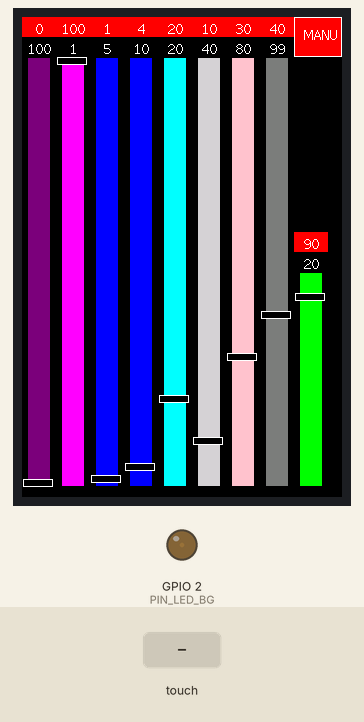
Simulated run of this sketch. Board: ESP32. Parts: 320×480 colour display, output pins drawn as LEDs (lit = HIGH). The test bench sets the inputs (shaded band). Storage starts empty; what the sketch prints to the serial monitor is not drawn.

Above: at 2.2 s.
2.3 s: screen touched at 87 % across, 70 % down
At 3.5 s:
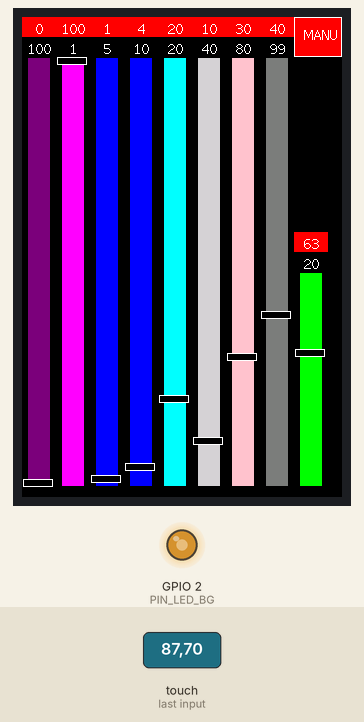
3.8 s: screen touched at 13 % across, 10 % down
At 4.9 s:
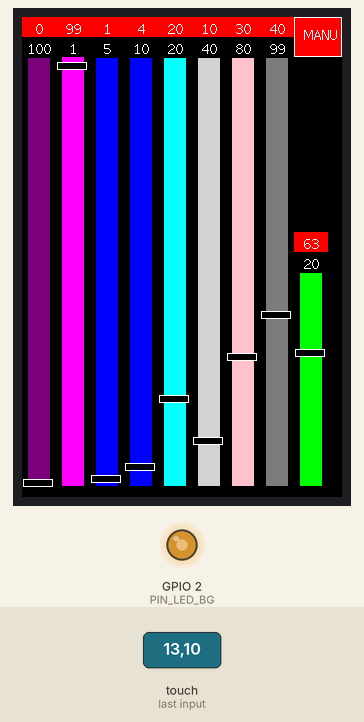
Timing chart, 0 to 6.8 s (numbered marks = the images above; inputs shaded):
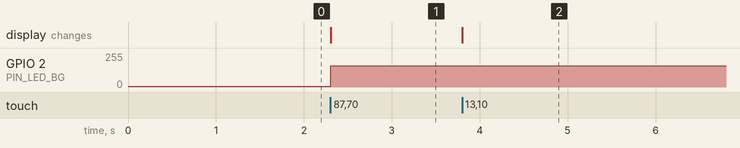

The sketch:

blue_slider.ino
```cpp
/* Touchscreen Display pinout:
 *
 * Display
*     Display ->    ESP32
 * 1. Vcc =         5V
 * 2. GND =         GND
 * 3. CS =          15
 * 4. RESET =       -1 (RST)
 * 5. DC/RS =       2
 * 6. SDI (MOSI) =  23
 * 7. SCK =         18
 * 8. LED (BG) =    5V
 * 9. SDO (MISO) =  19 /NC
 * Touch
 * 10. T_CLK =      18
 * 11. T_CS =       21
 * 12. T_DIN =      23
 * 13. T_DO =       19
 * 14. T_IRQ =      NC
 *


TFT_eSPI/User_Setup.h:

#define TFT_MISO 19
#define TFT_MOSI 23
#define TFT_SCLK 18
#define TFT_CS   15  // Chip select control pin
#define TFT_DC    2  // Data Command control pin
#define TFT_RST   4  // Reset pin (could connect to RST pin)
//#define TFT_RST  -1  // Set TFT_RST to -1 if display RESET is connected to ESP32 board RST
 */


#include "FS.h"
#include <SPI.h>
#include <TFT_eSPI.h> // Hardware-specific library


#define CALIBRATION_FILE "/calibrationData"

TFT_eSPI tft = TFT_eSPI();       // Invoke custom library


#define TFT_W   320
#define TFT_H   480


#define PIN_LED_BG    2
#define PWM_RESOL     12
#define PWM_FREQ      5000


typedef enum
{
  TOUCH_ITEM_SLIDER_NA = 0,
  TOUCH_ITEM_SLIDER_MIN,
  TOUCH_ITEM_SLIDER_UV = TOUCH_ITEM_SLIDER_MIN,
  TOUCH_ITEM_SLIDER_VI,
  TOUCH_ITEM_SLIDER_BL,
  TOUCH_ITEM_SLIDER_BH,
  TOUCH_ITEM_SLIDER_IB,
  TOUCH_ITEM_SLIDER_CW,
  TOUCH_ITEM_SLIDER_RB,
  TOUCH_ITEM_SLIDER_WW,
  TOUCH_ITEM_SLIDER_BR,
  TOUCH_ITEM_SLIDER_MAX = TOUCH_ITEM_SLIDER_BR,
  TOUCH_ITEM_BUTTON_MIN,
  TOUCH_ITEM_BUTTON_AM = TOUCH_ITEM_BUTTON_MIN,
  TOUCH_ITEM_BUTTON_MAX = TOUCH_ITEM_BUTTON_AM,
  TOUCH_ITEM_MAX
} Touch_Item_e;


typedef enum
{
  BUTTON_STATE_OFF = 0,     // State OFF
  BUTTON_STATE_ON,          // State ON
  BUTTON_STATE_MAX
} Button_State_e;


typedef enum
{
  BUTTON_AM = 0,      // Auto/Manual
  BUTTON_MAX
} Button_e;

typedef struct
{
  uint16_t x;           // x position
  uint16_t y;           // y position
  uint16_t w;           // width
  uint16_t h;           // height
  uint16_t bx;          // border on x axis
  uint16_t by;          // border on y axis
  uint16_t v;           // value: manual
  uint16_t cb[BUTTON_STATE_MAX];  // color background/state
  uint16_t ct[BUTTON_STATE_MAX];  // color text/state
  String   l[BUTTON_STATE_MAX];   // label/state
} Button_t;


#define NUM_SLIDER          9
#define SLIDER_HIGHT        430
#define SLIDER_WIDTH        34
#define SLIDER_BORDER_X     6
#define SLIDER_BORDER_Y     1
#define SLIDER_X_INIT       0
#define SLIDER_Y_INIT       40      // LCD_W /10
#define SLDIER_SPACING      0
#define SLIDER_TRACK_WIDTH  2
#define SLIDER_BAR_H        8
#define SLIDER_BAR_W        30
#define SLIDER_VAL_H        40
#define SLIDER_VAL_A_Y      24
#define SLIDER_VAL_M_Y      4

typedef enum
{
  SLIDER_UV = 0,      // uv
  SLIDER_VI,          // violet
  SLIDER_BL,          // blue low
  SLIDER_BH,          // blue high
  SLIDER_IB,          // ice blue
  SLIDER_CW,          // cold white
  SLIDER_RB,          // red blue
  SLIDER_WW,          // cold white, warm white
  SLIDER_BR,          // brightnes
  SLIDER_MAX
} Slider_e;

typedef struct
{
  int x;           // x position
  int y;           // y position
  int w;           // width
  int h;           // height
  int bx;          // border on x axis
  int by;          // border on y axis
  int vm;          // value: manual
  int va;          // value: auto
  int vo;          // value: manual old
  uint16_t c;           // color
  String   l;           // label
} Slider_t;


Slider_t sliders[SLIDER_MAX] =
{
  [SLIDER_UV] = {
    .x = SLIDER_X_INIT,
    .y = SLIDER_Y_INIT,
    .w = SLIDER_WIDTH,
    .h = SLIDER_HIGHT,
    .bx = SLIDER_BORDER_X,
    .by = SLIDER_BORDER_Y,
    .vm = 0,
    .va = 100,
    .vo = -1,
    .c = TFT_PURPLE,
  },
  [SLIDER_VI] = {
    .x = SLIDER_X_INIT+SLIDER_VI*(SLIDER_WIDTH+SLDIER_SPACING),
    .y = SLIDER_Y_INIT,
    .w = SLIDER_WIDTH,
    .h = SLIDER_HIGHT,
    .bx = SLIDER_BORDER_X,
    .by = SLIDER_BORDER_Y,
    .vm = 100,
    .va = 1,
    .vo = -1,
    .c = TFT_MAGENTA,
  },
  [SLIDER_BL] = {
    .x = SLIDER_X_INIT+SLIDER_BL*(SLIDER_WIDTH+SLDIER_SPACING),
    .y = SLIDER_Y_INIT,
    .w = SLIDER_WIDTH,
    .h = SLIDER_HIGHT,
    .bx = SLIDER_BORDER_X,
    .by = SLIDER_BORDER_Y,
    .vm = 1,
    .va = 5,
    .vo = -1,
    .c = TFT_BLUE,
  },
  [SLIDER_BH] = {
    .x = SLIDER_X_INIT+SLIDER_BH*(SLIDER_WIDTH+SLDIER_SPACING),
    .y = SLIDER_Y_INIT,
    .w = SLIDER_WIDTH,
    .h = SLIDER_HIGHT,
    .bx = SLIDER_BORDER_X,
    .by = SLIDER_BORDER_Y,
    .vm = 4,
    .va = 10,
    .vo = -1,
    .c = TFT_BLUE,
  },
  [SLIDER_IB] = {
    .x = SLIDER_X_INIT+SLIDER_IB*(SLIDER_WIDTH+SLDIER_SPACING),
    .y = SLIDER_Y_INIT,
    .w = SLIDER_WIDTH,
    .h = SLIDER_HIGHT,
    .bx = SLIDER_BORDER_X,
    .by = SLIDER_BORDER_Y,
    .vm = 20,
    .va = 20,
    .vo = -1,
    .c = TFT_CYAN,
  },
  [SLIDER_CW] = {
    .x = SLIDER_X_INIT+SLIDER_CW*(SLIDER_WIDTH+SLDIER_SPACING),
    .y = SLIDER_Y_INIT,
    .w = SLIDER_WIDTH,
    .h = SLIDER_HIGHT,
    .bx = SLIDER_BORDER_X,
    .by = SLIDER_BORDER_Y,
    .vm = 10,
    .va = 40,
    .vo = -1,
    .c = TFT_LIGHTGREY,
  },
  [SLIDER_RB] = {
    .x = SLIDER_X_INIT+SLIDER_RB*(SLIDER_WIDTH+SLDIER_SPACING),
    .y = SLIDER_Y_INIT,
    .w = SLIDER_WIDTH,
    .h = SLIDER_HIGHT,
    .bx = SLIDER_BORDER_X,
    .by = SLIDER_BORDER_Y,
    .vm = 30,
    .va = 80,
    .vo = -1,
    .c = TFT_PINK,
  },
  [SLIDER_WW] = {
    .x = SLIDER_X_INIT+SLIDER_WW*(SLIDER_WIDTH+SLDIER_SPACING),
    .y = SLIDER_Y_INIT,
    .w = SLIDER_WIDTH,
    .h = SLIDER_HIGHT,
    .bx = SLIDER_BORDER_X,
    .by = SLIDER_BORDER_Y,
    .vm = 40,
    .va = 99,
    .vo = -1,
    .c = TFT_DARKGREY,
  },
  [SLIDER_BR] = {
    .x = SLIDER_X_INIT+SLIDER_BR*(SLIDER_WIDTH+SLDIER_SPACING),//+SLIDER_WIDTH/2,
    .y = SLIDER_Y_INIT+SLIDER_HIGHT/2,
    .w = SLIDER_WIDTH,
    .h = SLIDER_HIGHT/2,
    .bx = SLIDER_BORDER_X,
    .by = SLIDER_BORDER_Y,
    .vm = 90,
    .va = 20,
    .vo = -1,
    .c = TFT_GREEN,
  }
};


Button_t buttons[BUTTON_MAX] =
{
  [BUTTON_AM] = {
    .x = SLIDER_X_INIT+(SLIDER_MAX-1)*(SLIDER_WIDTH+SLDIER_SPACING),
    .y = 0,
    .w = TFT_W - (SLIDER_MAX-1)*SLIDER_WIDTH,
    .h = SLIDER_Y_INIT,
    .bx = 1,
    .by = 1,
    .v = BUTTON_STATE_ON,    // OFF = AUTO, ON = MANU
    .cb = {TFT_BLUE, TFT_RED},
    .ct = {TFT_WHITE, TFT_WHITE},
    .l = {"AUTO", "MANU"}
  }
};


void setupTouch()
{
  uint16_t calibrationData[5];
  uint8_t calDataOK = 0;
  bool calibAvail = false;

  tft.fillScreen((0xFFFF));

  tft.setCursor(20, 0, 2);
  tft.setTextColor(TFT_BLACK, TFT_WHITE);  tft.setTextSize(1);
  tft.println("calibration run");

  Serial.println("Init FS ...");
  // check file system
  if (!SPIFFS.begin()) {
    Serial.println("Formatting file system ...");

    SPIFFS.format();
    SPIFFS.begin();
    Serial.println("...done.");
  }
  Serial.println("...done.");

  // check if calibration file exists
  if (SPIFFS.exists(CALIBRATION_FILE)) {
    File f = SPIFFS.open(CALIBRATION_FILE, "r");
    if (f) {
      if (f.readBytes((char *)calibrationData, 14) == 14) {
        calDataOK = 1;
        Serial.println("Calibration data loaded from FS");
      }
      f.close();
    }
  }
  if (calDataOK) {
    // calibration data valid
    Serial.println("Touch init ...");
    tft.setTouch(calibrationData);
  } else {
    // data not valid. recalibrate
    Serial.println("Calibration run ...");
    tft.calibrateTouch(calibrationData, TFT_WHITE, TFT_RED, 15);
    // store data
    Serial.printf("Saving calibration data ...");
    File f = SPIFFS.open(CALIBRATION_FILE, "w");
    if (f) {
      f.write((const unsigned char *)calibrationData, 14);
      f.close();
      Serial.println("...done.");
    }
  }

  tft.fillScreen((0xFFFF));
}


/*****************************************************************************
 *
 */
void setup() {
  Serial.begin(115200);

  pinMode(PIN_LED_BG, OUTPUT);

  // analogWriteResolution(PIN_LED_BG, PWM_RESOL);
  // analogWriteFrequency(PIN_LED_BG, PWM_FREQ);
  // analogWrite(PIN_LED_BG, 100);

  ledcAttach(PIN_LED_BG, PWM_FREQ, PWM_RESOL);
  // ledcAttach(PIN_LED_BG);
  ledcWrite(PIN_LED_BG, 100);

  // Initialize the display
  tft.begin();
  tft.init();

  tft.setRotation(0); // Landscape mode

  // // Initialize the touchscreen
  setupTouch();

  // Clear the screen
  tft.fillScreen(TFT_BLACK);

  // Draw all sliders
  drawSliders();

  // Draw all buttons
  drawButtons();

}


/*****************************************************************************
 *
 */
void loop() {

  touchLoop();
}


Touch_Item_e touchGetItem(uint16_t x, uint16_t y)
{
  uint8_t ti = TOUCH_ITEM_SLIDER_NA;

  // check the list of sliders
  for (uint8_t i = 0; i < SLIDER_MAX; i++)
  {
    Slider_t s = sliders[i];
    if (   (x >= s.x)
        && (x <= (s.x+s.w))
        && (y >= s.y)
        && (y <= (s.y+s.h)))
      {
        ti = TOUCH_ITEM_SLIDER_UV + i;
      }
  }

  // check the list of buttons
  for (uint8_t i = 0; i < BUTTON_MAX; i++)
  {
    Button_t b = buttons[i];
    if (   (x >= b.x)
        && (x <= (b.x+b.w))
        && (y >= b.y)
        && (y <= (b.y+b.h)))
      {
        ti = TOUCH_ITEM_BUTTON_AM + i;
      }
  }

  return (Touch_Item_e)ti;
}


void touchItemHandle(uint16_t x, uint16_t y, Touch_Item_e ti)
{
  // handle sliders
  if (ti >= TOUCH_ITEM_SLIDER_MIN && ti <= TOUCH_ITEM_SLIDER_MAX )
  {
    uint8_t si = ti - TOUCH_ITEM_SLIDER_MIN;
    Slider_t *s = &sliders[si];
    int val;


    // Serial.printf("Slider changed [%d] yr [%03d:%03d] y [%03d]\n", si, s->y, s->y+s->h, y);
    val = map(y, s->y, s->y+s->h, 100, 0);
    // Serial.printf("... map val [%d]\n", val);
    val = constrain(val, 0, 100);
    s->vm = val;
    // Serial.printf("... normalized val [%d]\n", s->vm);

    // drawSlider(si);
    redrawSlider(si);

    // handle LED BG
    if (ti == TOUCH_ITEM_SLIDER_BR)
    {
      uint16_t v = map(val, 0, 100, 0, 4095);
      // analogWrite(PIN_LED_BG, v);
      ledcWrite(PIN_LED_BG, v);
    }
  }

  // handle buttons
  if (ti >= TOUCH_ITEM_BUTTON_MIN && ti <= TOUCH_ITEM_BUTTON_MAX)
  {
    uint8_t bi = ti - TOUCH_ITEM_BUTTON_MIN;
    Button_t *b = &buttons[bi];

    // Serial.printf("Button pressed [%d] val [%d]\n", bi, b->v);
    if (b->v == BUTTON_STATE_OFF)
      b->v = BUTTON_STATE_ON;
    else
      b->v = BUTTON_STATE_OFF;

    Serial.printf("... new val [%d]\n", b->v);

    drawButton(bi);

    if (bi == BUTTON_AM)
    {
      drawSliders();
    }
  }
}


void touchLoop(void) {

  uint16_t x, y;
  static uint16_t color;
  Touch_Item_e ti = TOUCH_ITEM_SLIDER_NA;

  if (tft.getTouch(&x, &y)) // get touch coordinates
  {
    ti = touchGetItem(x,y);
    // Serial.printf("Touched item #[%d] x [%03d] y [%03d]\n", ti, x, y);

    touchItemHandle(x, y, ti);
  }
}


/*****************************************************************************
 *
 */
void drawButtons() {
  for (int i = 0; i < BUTTON_MAX; i++) {
    drawButton(i);
  }
}


/*****************************************************************************
 *
 */
void drawButton(int index) {

  Button_t b = buttons[index];

  Serial.printf("Draw button [%d] val [%d]\n", index, b.v);

  // Draw the button background in specific color
  tft.fillRect(b.x, b.y, b.w, b.h, TFT_WHITE);
  tft.fillRect(b.x+b.bx, b.y+b.by, b.w-2*b.bx, b.h-2*b.by, b.cb[b.v]);

  // Draw the button value
  tft.setCursor(b.x+10, b.y+10);
  tft.setTextColor(b.ct[b.v]);
  tft.setTextSize(1);
  tft.print(b.l[b.v]);
}


/*****************************************************************************
 *
 */
void drawSliders() {
  for (int i = 0; i < SLIDER_MAX; i++) {
    drawSlider(i);
  }
}


/*****************************************************************************
 * just change the slider position: shade old position, draw to the new position
 */
void redrawSlider(int index) {

  Slider_t *s = &sliders[index];
  uint16_t vto; // value t offset
  uint16_t cva; // auto value bg color
  uint16_t cvm; // manual value bg color
  uint16_t sv;  // slider value

  Serial.printf("Redraw slider #[%d] old value [%d]\n", index, s->vo);

  if ((buttons[BUTTON_AM].v == BUTTON_STATE_OFF) &&  // auto mode
      (s->va != -1))  // auto value available
  {
    cva = TFT_BLUE;
  }
  else
  {
    cva = TFT_BLACK;
  }

  if (buttons[BUTTON_AM].v != BUTTON_STATE_OFF) // manual mode
  {
    cvm = TFT_RED;
  }
  else
  {
    cvm = TFT_BLACK;
  }


  // Clear the previous slider value
  tft.fillRect(s->x, s->y-SLIDER_VAL_H, s->w, SLIDER_VAL_H/2, cvm);
  tft.fillRect(s->x, s->y-SLIDER_VAL_H/2, s->w, SLIDER_VAL_H/2, cva);

  // Draw the slider value
  // tft.setCursor(sliderX, sliderStartY - 20);
  if (s->va != -1) // value auto is available
  {
    if (s->va<10)
    {
      vto = 14;
    }
    else if (s->va<100)
    {
      vto = 10;
    }
    else
    {
      vto = 6;
    }
    tft.setCursor(s->x+vto, s->y - SLIDER_VAL_H + SLIDER_VAL_A_Y);
    tft.setTextColor(TFT_WHITE);
    tft.setTextSize(1);
    tft.print(s->va);
  }

  if (s->vm<10)
  {
    vto = 14;
  }
  else if (s->vm<100)
  {
    vto = 10;
  }
  else
  {
    vto = 6;
  }
  tft.setCursor(s->x+vto, s->y - SLIDER_VAL_H + SLIDER_VAL_M_Y);
  tft.setTextColor(TFT_WHITE);
  tft.setTextSize(1);
  tft.print(s->vm);


  int sliderBarHeight = map(s->vo, 0, 100, 0, s->h-SLIDER_BAR_H);


  // shade old slider head
  tft.fillRect(s->x, s->y + s->h - sliderBarHeight-SLIDER_BAR_H, s->bx, SLIDER_BAR_H, TFT_BLACK);   // border left -> black
  tft.fillRect(s->x + s->w - s->bx, s->y + s->h - sliderBarHeight-SLIDER_BAR_H, s->bx, SLIDER_BAR_H, TFT_BLACK);   // border right -> black

  tft.fillRect(s->x + s->bx, s->y + s->h - sliderBarHeight - SLIDER_BAR_H, s->w - 2*s->bx, SLIDER_BAR_H, s->c);   // center -> sldier color


  // Draw the slider bar
  if (buttons[BUTTON_AM].v == BUTTON_STATE_OFF) // AUTO
  {
    sv = s->va;
  }
  else
  {
    sv = s->vm;
  }
  s->vo = sv; // save old value
  sliderBarHeight = map(sv, 0, 100, 0, s->h-SLIDER_BAR_H);


  // draw new slider head
  tft.drawRect(s->x + s->w/2 - (SLIDER_BAR_W/2 +1), s->y + s->h - sliderBarHeight-SLIDER_BAR_H, SLIDER_BAR_W, SLIDER_BAR_H, TFT_WHITE);
  tft.fillRect(s->x + s->w/2 - (SLIDER_BAR_W/2 +1)+1, s->y + s->h - sliderBarHeight-SLIDER_BAR_H+1, SLIDER_BAR_W-2, SLIDER_BAR_H-2, TFT_BLACK);
}


/*****************************************************************************
 *
 */
void drawSlider(int index) {

  Slider_t *s = &sliders[index];
  uint16_t vto; // value t offset
  uint16_t cva; // auto value bg color
  uint16_t cvm; // manual value bg color
  uint16_t sv;  // slider value

  if ((buttons[BUTTON_AM].v == BUTTON_STATE_OFF) &&  // auto mode
      (s->va != -1))  // auto value available
  {
    cva = TFT_BLUE;
  }
  else
  {
    cva = TFT_BLACK;
  }

  if (buttons[BUTTON_AM].v != BUTTON_STATE_OFF) // manual mode
  {
    cvm = TFT_RED;
  }
  else
  {
    cvm = TFT_BLACK;
  }


  // Clear the previous slider value
  tft.fillRect(s->x, s->y-SLIDER_VAL_H, s->w, SLIDER_VAL_H/2, cvm);
  tft.fillRect(s->x, s->y-SLIDER_VAL_H/2, s->w, SLIDER_VAL_H/2, cva);

  // Draw the slider value
  // tft.setCursor(sliderX, sliderStartY - 20);
  if (s->va != -1) // value auto is available
  {
    if (s->va<10)
    {
      vto = 14;
    }
    else if (s->va<100)
    {
      vto = 10;
    }
    else
    {
      vto = 6;
    }
    tft.setCursor(s->x+vto, s->y - SLIDER_VAL_H + SLIDER_VAL_A_Y);
    tft.setTextColor(TFT_WHITE);
    tft.setTextSize(1);
    tft.print(s->va);
  }

    if (s->vm < 10)
    {
      vto = 14;
    }
    else if (s->vm < 100)
    {
      vto = 10;
    }
    else
    {
      vto = 6;
    }
  tft.setCursor(s->x + vto, s->y - SLIDER_VAL_H + SLIDER_VAL_M_Y);
  tft.setTextColor(TFT_WHITE);
  tft.setTextSize(1);
  tft.print(s->vm);

  // Draw the slider bar
  if (buttons[BUTTON_AM].v == BUTTON_STATE_OFF) // AUTO
  {
    sv = s->va;
  }
  else
  {
    sv = s->vm;
  }
  s->vo = sv;
  int sliderBarHeight = map(sv, 0, 100, 0, s->h-SLIDER_BAR_H);

  tft.fillRect(s->x, s->y, s->w, s->h, TFT_BLACK); // draw background
  tft.fillRect(s->x + s->bx, s->y + s->by, s->w - 2*s->bx, s->h - 2*s->by, s->c);

  // draw slider head
  // rectangle
  tft.drawRect(s->x + s->w/2 - (SLIDER_BAR_W/2 +1), s->y + s->h - sliderBarHeight-SLIDER_BAR_H, SLIDER_BAR_W, SLIDER_BAR_H, TFT_WHITE);
  tft.fillRect(s->x + s->w/2 - (SLIDER_BAR_W/2 +1)+1, s->y + s->h - sliderBarHeight-SLIDER_BAR_H+1, SLIDER_BAR_W-2, SLIDER_BAR_H-2, TFT_BLACK);


  // Serial.printf("Draw bg  [%d] x [%d] y [%d] w [%d] h [%d] slideBar [%d]\n", index, s.x, s.y, s.w, s.h, sliderBarHeight);
  // Serial.printf("  slider x [%d] y [%d] w [%d] h [%d]\n", s.x+s.bx, s.y+s.h - sliderBarHeight - s.bx, s.w - 2*s.bx, sliderBarHeight - 2*s.bx);

}
```

Measured:
- after the input at 2.3 s, GPIO 2 (PIN_LED_BG): 6/255 → 161/255 at once; the display: changes at once (image 1)
- after the input at 3.8 s, the display: changes at once (image 2)
